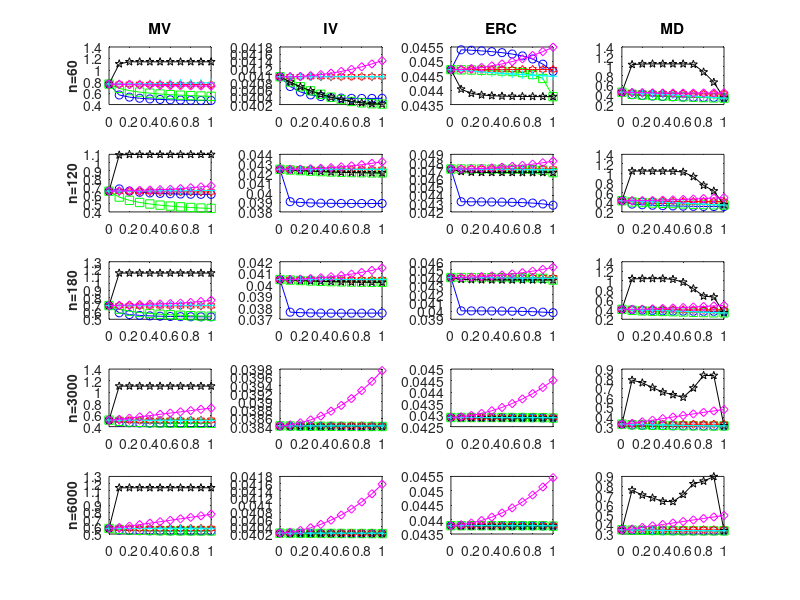

Recreate this plot in MATLAB.
clear; close all;clc;

%==========================================================================
%
%
%Figure4.4
%
%
%==========================================================================

sk=0:0.1:1;
for i = 1:4
subplot(5,4,i)
load('CS3_Ind_T60_p100_MC100')
plot(sk,FN.FN_identity(i,:),'b-o')
%ylim([0,1])
hold on
plot(sk,FN.FN_Videntity(i,:),'g-s')
hold on
plot(sk,FN.FN_market(i,:),'r-h')
hold on
plot(sk,FN.FN_common(i,:),'k-p')
hold on
plot(sk,FN.FN_constant(i,:),'c-+')
hold on
plot(sk,FN.FN_dcc(i,:),'m-d')
if i==1
ylabel('n=60','FontSize',10,'FontWeight','bold')
title("MV")
end
if i==2
    title("IV")
end
if i==3
    title("ERC")
end
if i==4
    title("MD")
end
end

for i = 1:4
subplot(5,4,i+4)
load('CS3_Ind_T120_p100_MC100')
plot(sk,FN.FN_identity(i,:),'b-o')
hold on
plot(sk,FN.FN_Videntity(i,:),'g-s')
hold on
plot(sk,FN.FN_market(i,:),'r-h')
hold on
plot(sk,FN.FN_common(i,:),'k-p')
hold on
plot(sk,FN.FN_constant(i,:),'c-+')
hold on
plot(sk,FN.FN_dcc(i,:),'m-d')
if i==1
ylabel('n=120','FontSize',10,'FontWeight','bold')
end
end


for i = 1:4
subplot(5,4,i+8)
load('CS3_Ind_T180_p100_MC100')
plot(sk,FN.FN_identity(i,:),'b-o')
hold on
plot(sk,FN.FN_Videntity(i,:),'g-s')
hold on
plot(sk,FN.FN_market(i,:),'r-h')
hold on
plot(sk,FN.FN_common(i,:),'k-p')
hold on
plot(sk,FN.FN_constant(i,:),'c-+')
hold on
plot(sk,FN.FN_dcc(i,:),'m-d')
if i==1
ylabel('n=180','FontSize',10,'FontWeight','bold')
end
end

for i = 1:4
subplot(5,4,i+12)
load('CS3_Ind_T3000_p100_MC100')
plot(sk,FN.FN_identity(i,:),'b-o')
hold on
plot(sk,FN.FN_Videntity(i,:),'g-s')
hold on
plot(sk,FN.FN_market(i,:),'r-h')
hold on
plot(sk,FN.FN_common(i,:),'k-p')
hold on
plot(sk,FN.FN_constant(i,:),'c-+')
hold on
plot(sk,FN.FN_dcc(i,:),'m-d')
if i==1
ylabel('n=3000','FontSize',10,'FontWeight','bold')
end
end

for i = 1:4
subplot(5,4,i+16)
load('CS3_Ind_T6000_p100_MC100')
plot(sk,FN.FN_identity(i,:),'b-o')
hold on
plot(sk,FN.FN_Videntity(i,:),'g-s')
hold on
plot(sk,FN.FN_market(i,:),'r-h')
hold on
plot(sk,FN.FN_common(i,:),'k-p')
hold on
plot(sk,FN.FN_constant(i,:),'c-+')
hold on
plot(sk,FN.FN_dcc(i,:),'m-d')
if i==1
ylabel('n=6000','FontSize',10,'FontWeight','bold')
end
end